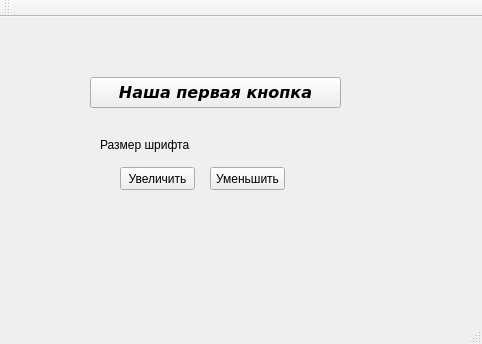
<?xml version="1.0" encoding="UTF-8"?>
<ui version="4.0">
 <class>MainWindow</class>
 <widget class="QMainWindow" name="MainWindow">
  <property name="geometry">
   <rect>
    <x>0</x>
    <y>0</y>
    <width>482</width>
    <height>344</height>
   </rect>
  </property>
  <property name="windowTitle">
   <string>MainWindow</string>
  </property>
  <widget class="QWidget" name="centralWidget">
   <widget class="QPushButton" name="pushButton">
    <property name="geometry">
     <rect>
      <x>90</x>
      <y>60</y>
      <width>251</width>
      <height>31</height>
     </rect>
    </property>
    <property name="font">
     <font>
      <family>Verdana</family>
      <pointsize>12</pointsize>
      <weight>75</weight>
      <italic>true</italic>
      <bold>true</bold>
     </font>
    </property>
    <property name="text">
     <string>Наша первая кнопка</string>
    </property>
   </widget>
   <widget class="QPushButton" name="incFontSizeButton">
    <property name="geometry">
     <rect>
      <x>120</x>
      <y>150</y>
      <width>75</width>
      <height>23</height>
     </rect>
    </property>
    <property name="text">
     <string>Увеличить</string>
    </property>
   </widget>
   <widget class="QPushButton" name="decFontSizeButton">
    <property name="geometry">
     <rect>
      <x>210</x>
      <y>150</y>
      <width>75</width>
      <height>23</height>
     </rect>
    </property>
    <property name="text">
     <string>Уменьшить</string>
    </property>
   </widget>
   <widget class="QLabel" name="label">
    <property name="geometry">
     <rect>
      <x>100</x>
      <y>120</y>
      <width>111</width>
      <height>16</height>
     </rect>
    </property>
    <property name="text">
     <string>Размер шрифта</string>
    </property>
   </widget>
  </widget>
  <widget class="QMenuBar" name="menuBar">
   <property name="geometry">
    <rect>
     <x>0</x>
     <y>0</y>
     <width>482</width>
     <height>21</height>
    </rect>
   </property>
  </widget>
  <widget class="QToolBar" name="mainToolBar">
   <attribute name="toolBarArea">
    <enum>TopToolBarArea</enum>
   </attribute>
   <attribute name="toolBarBreak">
    <bool>false</bool>
   </attribute>
  </widget>
  <widget class="QStatusBar" name="statusBar"/>
 </widget>
 <layoutdefault spacing="6" margin="11"/>
 <resources/>
 <connections/>
</ui>
